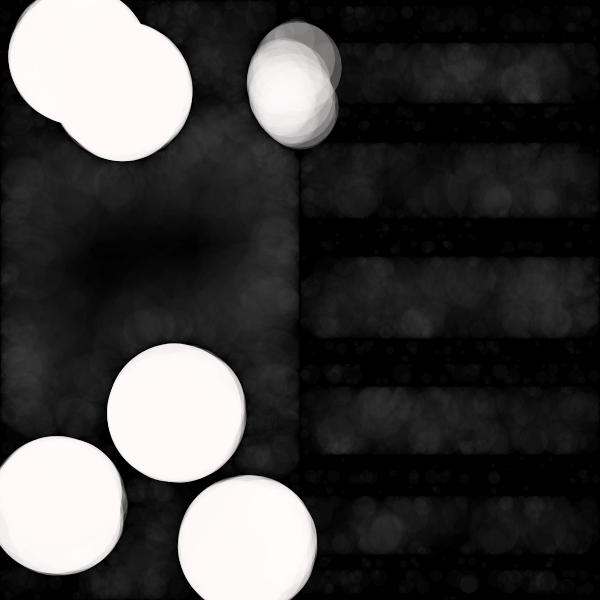
Frame 1 (no input)
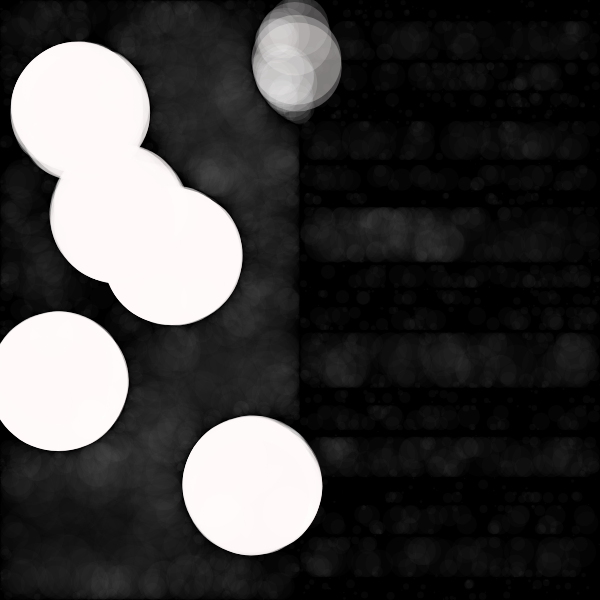
Frame 60 (no input)
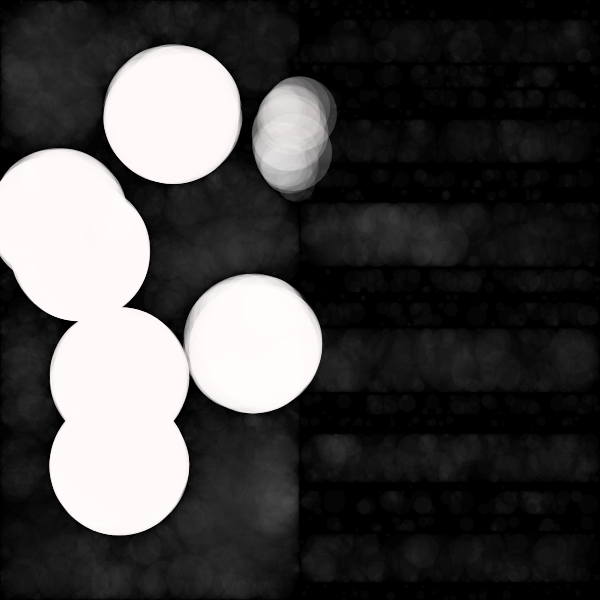
Frame 120 (the mouse pressed at the canvas centre since frame 60)

The p5.js sketch that drew these frames (run headless with seeded random() and noise() and a simulated clock; from frame 60 on, the mouse is pressed at the canvas centre):

// p5.js sketch
// ── sketch.js
//forked from  kyami 

let moverSystems = [];
let num = 10;
let cells, cols, rows;
let offset, margin;
let cellW, cellH;
let bg;
let graphics;


function setup() {
  w = 600;
  var canvas;
    if(windowWidth>=600 && windowHeight >=600){
      canvas = createCanvas(600, 600);
    }
    else{
      canvas = createCanvas(windowWidth, windowHeight - 100);
    }

  var x = (windowWidth - width) / 2;
  var y = (windowHeight - height) / 2;

  canvas.position(x, y);
  background(0);
  noStroke();
}


function draw() {
  let t = frameCount * 0.02;
  randomSeed(3);
  background(0);
  for (let i=0; i < 3000; i++) {
    let x = random(width); let y = random(width);
    let r = width/2 - max(abs(x-width/2),abs(y-width/2));

    for (let j=0; j < 12; j++) {
      let sx = width/2+245*cos(-j*1.2+t);
      let sy = width/2+245*sin(-j*0.52+t);
      let s = 50;
      if (x < width/2) {
        r = min(r,dist(x,y,sx,sy)-s-20);
      } else {
          r = min(r, min(abs(sy-s-y),abs(sy+s-y))-1);
      }
    }

    
    r = min(r, abs(width/2-x));
    
    let c = color('#FFF9F9');
    c.setAlpha(8*exp(-r/20.0));
    fill(c);
    ellipse(x,y,r*2, r*2);
  }
}
